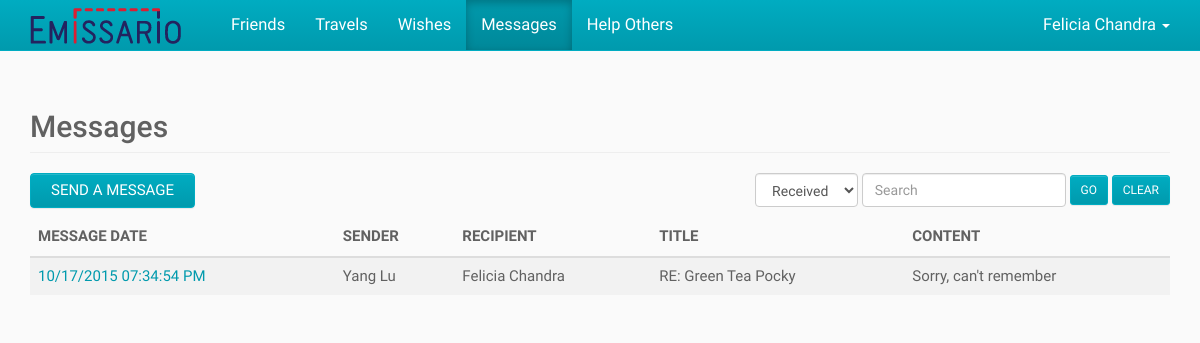
The page /index.php/messages (signed in) on the database its author committed.
### tables this page shows
CREATE TABLE IF NOT EXISTS User (
	ID BIGINT NOT NULL AUTO_INCREMENT,
    First_Name VARCHAR(100) NOT NULL,
    Last_Name VARCHAR(100) NULL,
    Email VARCHAR(100) NOT NULL UNIQUE,
    `Password` CHAR(255) NOT NULL,
    City VARCHAR(100) NULL,
    State VARCHAR(100) NULL,
    Country VARCHAR(2) NULL,
    Phone VARCHAR(100) NULL,
    Created_On DATETIME NULL,
    Modified_On DATETIME NULL,
    PRIMARY KEY (ID)
);

CREATE TABLE IF NOT EXISTS Message (
	ID BIGINT NOT NULL AUTO_INCREMENT,
    Sender_ID BIGINT NOT NULL,
    Recipient_ID BIGINT NOT NULL,
    Title VARCHAR(255) NULL,
    Content VARCHAR(10000) NOT NULL,
    Unread BIT NOT NULL DEFAULT 1,
    Wish_ID BIGINT NULL,
    Created_On DATETIME NULL,
    Modified_On DATETIME NULL,
    PRIMARY KEY (ID),
    FOREIGN KEY (Sender_ID) REFERENCES User (ID),
    FOREIGN KEY (Recipient_ID) REFERENCES User (ID),
    FOREIGN KEY (Wish_ID) REFERENCES Wish (ID)
);

### application/controllers/messages.php (called while the page is built, shortened)
<?php
class Messages
{
	public function index()
	{
		$userID = $GLOBALS["beans"]->siteHelper->getSession("userID");
		$messageType = "received";
		$search = "";
		$messages = $GLOBALS["beans"]->messageService->getMessages($userID, $messageType, $search);
		require APP . 'views/_templates/header.php';
		require APP . 'views/messages/index.php';
		require APP . 'views/_templates/footer.php';
	}
}

### index.php (called while the page is built, shortened)
<?php
$app = new Application();

### application/core/service.php (called while the page is built)
<?php
class Service
{
	function __construct($model)
	{
		$this->model = $model;
	}
}

### application/core/model.php (called while the page is built)
<?php
class Model
{
	function __construct($db)
	{
		$this->db = $db;
	}
}

### application/models/userModel.php (called while the page is built, shortened)
<?php
class UserModel extends Model
{
	public function getUser($userID)
	{
		$sql = "SELECT User.*, Country.Country_Name, State.State_Name
				FROM User
				LEFT JOIN Country ON Country.Country_Code = User.Country
				LEFT JOIN State ON State.State_Code = User.State
				WHERE User.ID = :user_id";
		$parameters = array(":user_id" => $userID);
		return $GLOBALS["beans"]->queryHelper->getSingleRowObject($this->db, $sql, $parameters);
	}
}

### application/helpers/queryHelper.php (called while the page is built, shortened)
<?php
class QueryHelper
{
	public function getSingleRowObject($db, $sql, $parameters) {
		$query = $db->prepare($sql);
		$query->execute($parameters);
		$result = $query->fetch();
		return $result;
	}
}

### application/services/userService.php (called while the page is built, shortened)
<?php
class UserService extends Service
{
	public function getUser($userID)
	{
		return $this->model->getUser($userID);
	}
}

### application/models/messageModel.php (called while the page is built, shortened)
<?php
class MessageModel extends Model
{
	public function getMessages($userID, $messageType = "", $search = "")
	{
		$sql = "SELECT Message.*,
					Sender.First_name AS Sender_First_Name,
					Sender.Last_name AS Sender_Last_Name,
					Recipient.First_Name AS Recipient_First_Name,
					Recipient.Last_Name AS Recipient_Last_Name,
					DATE_FORMAT(Message.Created_On, '%m/%d/%Y %r') AS Formatted_Created_On
				FROM Message
				INNER JOIN User Sender ON Sender.ID = Message.Sender_ID
				INNER JOIN User Recipient ON Recipient.ID = Message.Recipient_ID
				WHERE";
		if (strcasecmp($messageType, "received") == 0)
		{
			$sql .= " Message.Recipient_ID = :user_id";
		}
		$sql .= " ORDER BY Message.Created_On DESC";
		$parameters = array(":user_id" => $userID);
		$query = $this->db->prepare($sql);
		$query->execute($parameters);
		return $query->fetchAll();
	}
}

### application/services/messageService.php (called while the page is built, shortened)
<?php
class MessageService extends Service
{
	public function getMessages($userID, $messageType = "", $search = "")
	{
		return $this->model->getMessages($userID, $messageType, $search);
	}
}

### application/views/messages/index.php (the view, shortened to what this page needs)
<div class="container">
	<h2 class="page-header">Messages</h2>
	<div class="clearfix table-action">
		<button type="button" id="send" class="btn btn-default">Send a Message</button>
		<form method="post" class="form-inline table-filter pull-right">
			<div class="form-group">
				<select id="messageType" name="messageType" class="form-control">
					<option value="received" <?php if (strcasecmp("received", $messageType) == 0) { ?>selected<?php } ?>>Received</option>
				</select>
			</div>
			<div class="form-group">
				<input type="text" id="search" name="search" value="<?php echo $search; ?>" class="form-control" placeholder="Search" />
			</div>
			<button type="submit" class="btn btn-default btn-sm">Go</button>
			<button type="button" id="clear" class="btn btn-default btn-sm">Clear</button>
		</form>
	</div>
	<div class="table-responsive">
		<table class="table table-striped">
			<thead>
				<tr>
					<th>Message Date</th>
					<th>Sender</th>
					<th>Recipient</th>
					<th>Title</th>
					<th>Content</th>
				</tr>
			</thead>
			<tbody>
				<?php foreach ($messages as $message) { ?>
					<tr>
						<td>
							<a href="<?php echo URL_WITH_INDEX_FILE . "messages/view/" . $message->ID; ?>">
								<?php echo $message->Formatted_Created_On ?>
							</a>
						</td>
						<td><?php echo $message->Sender_First_Name . " " . $message->Sender_Last_Name ?></td>
						<td><?php echo $message->Recipient_First_Name . " " . $message->Recipient_Last_Name ?></td>
						<td><?php echo $message->Title ?></td>
						<td class="truncate"><?php echo $message->Content ?></td>
					</tr>
				<?php } ?>
			</tbody>
		</table>
	</div>
</div>

### application/views/_templates/header.php (shortened to what this page needs)
<?php
$activeView = "";
if (array_key_exists("PATH_INFO", $_SERVER)) {
	$pathInfoArray = explode("/", $_SERVER["PATH_INFO"]);
	$activeView = $pathInfoArray[1];
}
if (!isset($user)) {
	$user = $GLOBALS["beans"]->userService->getUser($userID);
}
?><!DOCTYPE html>
<html lang="en">
<head>
	<link href="<?php echo URL; ?>public/css/bootstrap.css" rel="stylesheet">
	<link href="<?php echo URL; ?>public/css/bootstrap-theme.css" rel="stylesheet">
	<link href="<?php echo URL; ?>public/css/bootstrap-datepicker3.css" rel="stylesheet">
</head>
<body>
	<nav class="navbar navbar-inverse navbar-fixed-top">
		<div class="container">
			<div class="navbar-header">
				<a class="navbar-brand" href="<?php echo URL_WITH_INDEX_FILE; ?>">
					<img alt="Emissario" src="<?php echo URL; ?>public/img/logo.png" />
				</a>
			</div>
			<?php if (is_numeric($userID)) { ?>
				<div id="navbar" class="navbar-collapse collapse">
					<ul class="nav navbar-nav navbar-left">
						<?php echo $GLOBALS["beans"]->siteHelper->getNavigationHTML($activeView); ?>
					</ul>
					<ul class="nav navbar-nav navbar-right">
						<li class="dropdown">
							<a class="dropdown-toggle" href="#!" aria-expanded="false" aria-haspopup="true" role="button" data-toggle="dropdown">
								<?php echo $user->First_Name . " " . $user->Last_Name ?>
								<span class="caret"></span>
							</a>
						</li>
					</ul>
				</div>
			<?php } ?>
		</div>
	</nav>

### rows shown on the page
user: First_Name "Felicia", Last_Name "Chandra"
message: Formatted_Created_On "10/17/2015 07:34:54 PM", Sender_ID.First_Name "Yang", Sender_ID.Last_Name "Lu", Recipient_ID.First_Name "Felicia", Recipient_ID.Last_Name "Chandra", Title "RE: Green Tea Pocky", Content "Sorry, can't remember"

### other values the page prints
$viewTitle "Friends"
$viewTitle "Travels"
$viewTitle "Wishes"
$viewTitle "Messages"
$viewTitle "Help Others"
